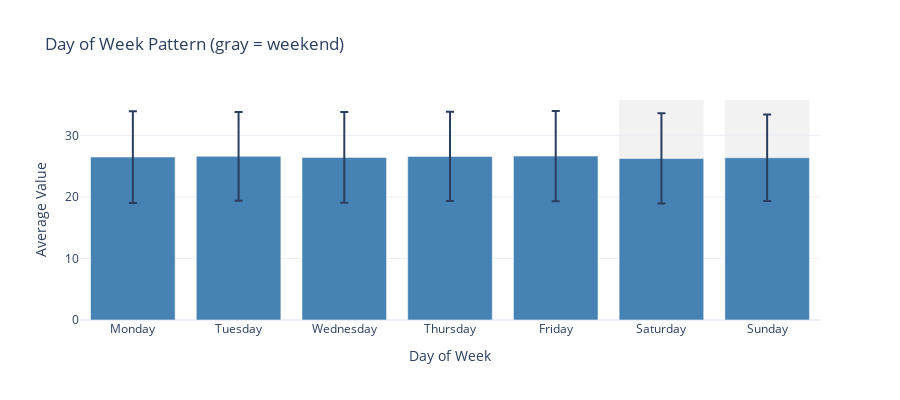

Write notebook code for a chart like this one.
### Code cell
# Visualize day-of-week pattern
daily_data["day_of_week"] = daily_data[TIME_COLUMN].dt.day_name()
dow_order = ["Monday", "Tuesday", "Wednesday", "Thursday", "Friday", "Saturday", "Sunday"]
daily_data["day_of_week"] = pd.Categorical(daily_data["day_of_week"], categories=dow_order, ordered=True)

dow_stats = daily_data.groupby("day_of_week")[analysis_col].agg(["mean", "std"]).reset_index()

fig = go.Figure()
fig.add_trace(go.Bar(
    x=dow_stats["day_of_week"],
    y=dow_stats["mean"],
    error_y=dict(type="data", array=dow_stats["std"]),
    name="Mean",
    marker_color="steelblue"
))

# Mark weekends
for i, day in enumerate(dow_stats["day_of_week"]):
    if day in ["Saturday", "Sunday"]:
        fig.add_vrect(
            x0=i-0.4, x1=i+0.4,
            fillcolor="lightgray", opacity=0.3,
            layer="below", line_width=0
        )

fig.update_layout(
    title="Day of Week Pattern (gray = weekend)",
    xaxis_title="Day of Week",
    yaxis_title="Average Value",
    template="plotly_white",
    height=400
)
display_figure(fig)

### Figure 1 — Plotly figure (JSON) as saved in the notebook; plotly's stock layout.template omitted (floating-point values rounded to 4 significant figures)
{"data": [{"error_y": {"array": [7.448, 7.211, 7.356, 7.26, 7.331, 7.344, 7.013], "type": "data"}, "marker": {"color": "steelblue"}, "name": "Mean", "type": "bar", "x": ["Monday", "Tuesday", "Wednesday", "Thursday", "Friday", "Saturday", "Sunday"], "y": [26.48, 26.6, 26.43, 26.59, 26.64, 26.26, 26.37]}], "layout": {"height": 400, "shapes": [{"fillcolor": "lightgray", "layer": "below", "line": {"width": 0}, "opacity": 0.3, "type": "rect", "x0": 4.6, "x1": 5.4, "xref": "x", "y0": 0, "y1": 1, "yref": "y domain"}, {"fillcolor": "lightgray", "layer": "below", "line": {"width": 0}, "opacity": 0.3, "type": "rect", "x0": 5.6, "x1": 6.4, "xref": "x", "y0": 0, "y1": 1, "yref": "y domain"}], "title": {"text": "Day of Week Pattern (gray = weekend)"}, "xaxis": {"title": {"text": "Day of Week"}}, "yaxis": {"title": {"text": "Average Value"}}}}
